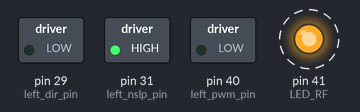
A sketch run on a simulated Arduino Mega 2560, built with avr-gcc and run on an emulated ATmega2560. Shown: switched loads named in the sketch (green lamp = pin HIGH), output pins drawn as LEDs (lit = HIGH). Dashed ring = blinking.

Above: at 2.12 s.
Timing chart, 0 to 5.0 s (numbered marks = the images above):
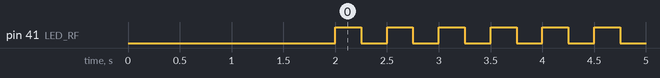

The sketch:

BasicCode-1.ino
```cpp
// Base code.
//
// *  NOTE: this code will do only three things:
// *    --rotate one wheel, and
// *    --blink the right front mainboard LED.
// *
// *  You will need to add more code to
// *  make the car do anything useful.
//

//#include <ECE3_LCD7.h>

//uint16_t sensorValues[8]; // right -> left, 0 -> 7

const int left_nslp_pin=31; // nslp ==> awake & ready for PWM
const int left_dir_pin=29;
const int left_pwm_pin=40;

const int right_nslp_pin=31; // nslp ==> awake & ready for PWM
const int right_dir_pin=30;
const int right_pwm_pin=39;

const int LED_RF = 41;


///////////////////////////////////
void setup() {
// put your setup code here, to run once:
  pinMode(left_nslp_pin,OUTPUT);
  pinMode(left_dir_pin,OUTPUT);
  pinMode(left_pwm_pin,OUTPUT);

  digitalWrite(left_dir_pin,LOW);
  digitalWrite(left_nslp_pin,HIGH);

  pinMode(LED_RF, OUTPUT);

//  ECE3_Init();

// set the data rate in bits/second for serial data transmission
  Serial.begin(9600);
  delay(2000); //Wait 2 seconds before starting

}

void loop() {
  // put your main code here, to run repeatedly:
  int leftSpd = 70;

//  ECE3_read_IR(sensorValues);

  analogWrite(left_pwm_pin,leftSpd);

//

//  ECE3_read_IR(sensorValues);

  digitalWrite(LED_RF, HIGH);
  delay(250);
  digitalWrite(LED_RF, LOW);
  delay(250);

  }
  void left() {

  }
  void right(){

  }
  void back() {

  }
  void forward() {

  }
```

Measured:
- by itself, pin 41 (LED_RF): alternates HIGH for 0.25 s and LOW for 0.25 s
